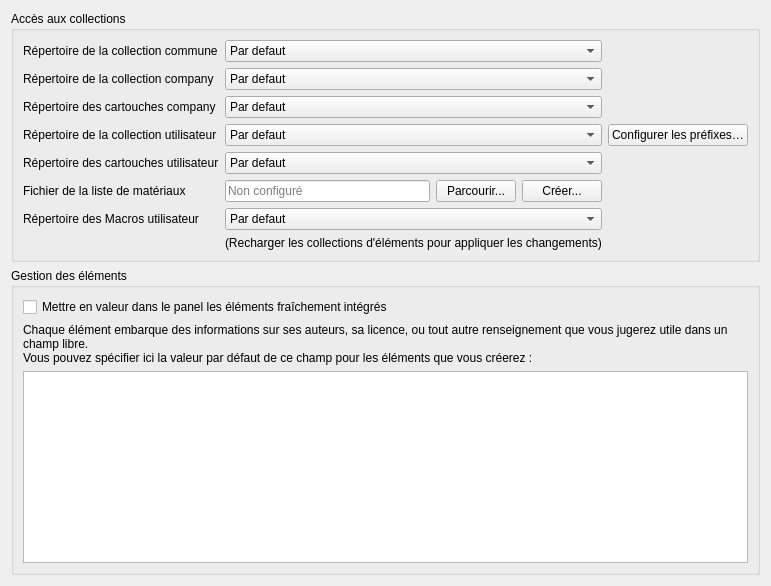
     <widget class="QWidget" name="tab_5">
      <attribute name="title">
       <string>Collections</string>
      </attribute>
      <layout class="QVBoxLayout" name="verticalLayout_2">
       <item>
        <widget class="QGroupBox" name="groupBox_5">
         <property name="title">
          <string>Accès aux collections</string>
         </property>
         <property name="alignment">
          <set>Qt::AlignLeading|Qt::AlignLeft|Qt::AlignTop</set>
         </property>
         <property name="flat">
          <bool>false</bool>
         </property>
         <layout class="QGridLayout" name="gridLayout">
          <item row="2" column="0">
           <widget class="QLabel" name="label_16">
            <property name="text">
             <string>Répertoire de la collection company</string>
            </property>
           </widget>
          </item>
          <item row="5" column="1">
           <widget class="QComboBox" name="m_custom_tbt_path_cb">
            <item>
             <property name="text">
              <string>Par defaut</string>
             </property>
            </item>
            <item>
             <property name="text">
              <string>Parcourir...</string>
             </property>
            </item>
           </widget>
          </item>
          <item row="4" column="1">
           <widget class="QComboBox" name="m_custom_elmt_path_cb">
            <item>
             <property name="text">
              <string>Par defaut</string>
             </property>
            </item>
            <item>
             <property name="text">
              <string>Parcourir...</string>
             </property>
            </item>
           </widget>
          </item>
          <item row="4" column="2">
           <widget class="QPushButton" name="m_prefix_pb">
            <property name="toolTip">
             <string extracomment="tooltip of the button opening the prefix configuration dialog of the user collection">Créer ou modifier le préfixe des dossiers de la collection utilisateur (fichier qet_labels.xml)</string>
            </property>
            <property name="text">
             <string extracomment="button opening the dialog where the folder prefixes of the user collection are configured">Configurer les préfixes…</string>
            </property>
           </widget>
          </item>
          <item row="1" column="0">
           <widget class="QLabel" name="label_7">
            <property name="text">
             <string>Répertoire de la collection commune</string>
            </property>
           </widget>
          </item>
          <item row="3" column="0">
           <widget class="QLabel" name="label_17">
            <property name="text">
             <string>Répertoire des cartouches company</string>
            </property>
           </widget>
          </item>
          <item row="3" column="1">
           <widget class="QComboBox" name="m_company_tbt_path_cb">
            <item>
             <property name="text">
              <string>Par defaut</string>
             </property>
            </item>
            <item>
             <property name="text">
              <string>Parcourir...</string>
             </property>
            </item>
           </widget>
          </item>
          <item row="4" column="0">
           <widget class="QLabel" name="label_8">
            <property name="text">
             <string>Répertoire de la collection utilisateur</string>
            </property>
           </widget>
          </item>
          <item row="7" column="0">
           <widget class="QLabel" name="label_23">
            <property name="text">
             <string>Répertoire des Macros utilisateur</string>
            </property>
           </widget>
          </item>
          <item row="7" column="1">
           <widget class="QComboBox" name="m_user_macros_path_cb">
            <item>
             <property name="text">
              <string>Par defaut</string>
             </property>
            </item>
            <item>
             <property name="text">
              <string>Parcourir...</string>
             </property>
            </item>
           </widget>
          </item>
          <item row="1" column="1">
           <widget class="QComboBox" name="m_common_elmt_path_cb">
            <item>
             <property name="text">
              <string>Par defaut</string>
             </property>
            </item>
            <item>
             <property name="text">
              <string>Parcourir...</string>
             </property>
            </item>
           </widget>
          </item>
          <item row="5" column="0">
           <widget class="QLabel" name="label_10">
            <property name="text">
             <string>Répertoire des cartouches utilisateur</string>
            </property>
           </widget>
          </item>
          <item row="2" column="1">
           <widget class="QComboBox" name="m_company_elmt_path_cb">
            <item>
             <property name="text">
              <string>Par defaut</string>
             </property>
            </item>
            <item>
             <property name="text">
              <string>Parcourir...</string>
             </property>
            </item>
           </widget>
          </item>
          <item row="8" column="1">
           <widget class="QLabel" name="label_9">
            <property name="text">
             <string>(Recharger les collections d'éléments pour appliquer les changements)</string>
            </property>
           </widget>
          </item>
          <item row="6" column="0">
           <widget class="QLabel" name="m_material_list_label">
            <property name="text">
             <string>Fichier de la liste de matériaux</string>
            </property>
           </widget>
          </item>
          <item row="6" column="1">
           <layout class="QHBoxLayout" name="m_material_list_layout">
            <item>
             <widget class="QLineEdit" name="m_material_list_path_le">
              <property name="toolTip">
               <string extracomment="tooltip of the material file path field">Répertoire de matériaux utilisé pour renseigner les articles d'un élément</string>
              </property>
              <property name="readOnly">
               <bool>true</bool>
              </property>
              <property name="placeholderText">
               <string extracomment="hint shown when no material file is configured yet">Non configuré</string>
              </property>
             </widget>
            </item>
            <item>
             <widget class="QPushButton" name="m_material_list_browse_pb">
              <property name="text">
               <string>Parcourir...</string>
              </property>
             </widget>
            </item>
            <item>
             <widget class="QPushButton" name="m_material_list_create_pb">
              <property name="toolTip">
               <string extracomment="tooltip of the button creating the material file with its header line">Créer le fichier de la liste avec ses en-têtes</string>
              </property>
              <property name="text">
               <string>Créer...</string>
              </property>
             </widget>
            </item>
           </layout>
          </item>
         </layout>
        </widget>
       </item>
       <item>
        <widget class="QGroupBox" name="groupBox_3">
         <property name="title">
          <string>Gestion des éléments</string>
         </property>
         <property name="alignment">
          <set>Qt::AlignLeading|Qt::AlignLeft|Qt::AlignTop</set>
         </property>
         <layout class="QVBoxLayout" name="verticalLayout_4">
          <item>
           <widget class="QCheckBox" name="m_highlight_integrated_elements">
            <property name="text">
             <string>Mettre en valeur dans le panel les éléments fraîchement intégrés</string>
            </property>
           </widget>
          </item>
          <item>
           <widget class="QLabel" name="label_4">
            <property name="text">
             <string>Chaque élément embarque des informations sur ses auteurs, sa licence, ou tout autre renseignement que vous jugerez utile dans un champ libre.
Vous pouvez spécifier ici la valeur par défaut de ce champ pour les éléments que vous créerez :</string>
            </property>
            <property name="scaledContents">
             <bool>false</bool>
            </property>
            <property name="wordWrap">
             <bool>true</bool>
            </property>
           </widget>
          </item>
          <item>
           <widget class="QTextEdit" name="m_default_elements_info">
            <property name="minimumSize">
             <size>
              <width>0</width>
              <height>50</height>
             </size>
            </property>
           </widget>
          </item>
         </layout>
        </widget>
       </item>
      </layout>
     </widget>
